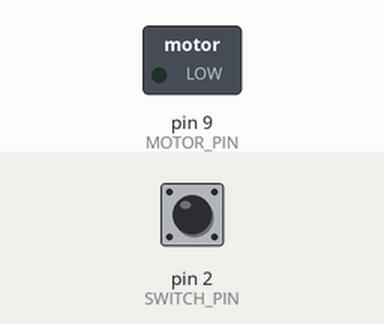
This sketch was run on a simulated Arduino Uno, built with avr-gcc and run on an emulated ATmega328P. Shown: switched loads named in the sketch (green lamp = pin HIGH). Inputs (shaded band) come from the test bench; at power-on: pin 2 (SWITCH_PIN) LOW.

Above: at 1.2 s.
1.3 s: pin 2 (SWITCH_PIN) pulled HIGH for 0.15 s
At 1.37 s:
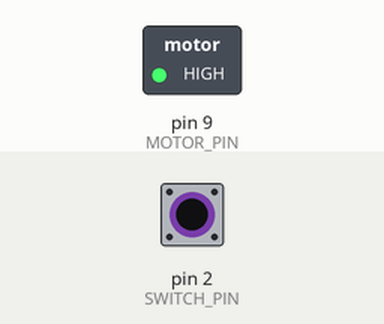
2.9 s: pin 2 (SWITCH_PIN) pulled HIGH for 3.2 s
At 7.5 s:
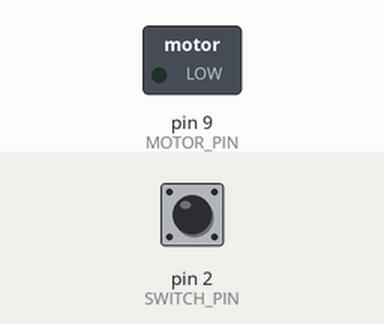
Timing chart, 0 to 9.0 s (numbered marks = the images above; inputs shaded):
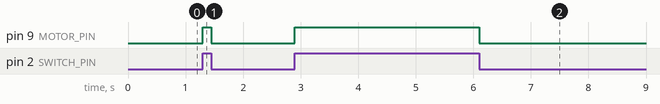

Measured:
- after the input at 1.3 s, pin 9 (MOTOR_PIN): LOW → HIGH at once, → LOW 0.15 s later
- after the input at 2.9 s, pin 9 (MOTOR_PIN): LOW → HIGH at once, → LOW 3.2 s later

The sketch:

DCMotorSwitch.ino
```cpp
#define SWITCH_PIN 2
#define MOTOR_PIN 9

int switchState = 0;

void setup() {
  // put your setup code here, to run once:
  pinMode(MOTOR_PIN, OUTPUT);
  pinMode(SWITCH_PIN, INPUT);
}

void loop() {
  // put your main code here, to run repeatedly:
  switchState = digitalRead(SWITCH_PIN);
  if (switchState == HIGH) {
    digitalWrite(MOTOR_PIN, HIGH);
  } else {
    digitalWrite(MOTOR_PIN, LOW);
  }
}
```
